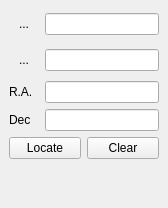
<?xml version="1.0" encoding="UTF-8"?>
<ui version="4.0">
 <class>IvFinderDockWidget</class>
 <widget class="QDockWidget" name="IvFinderDockWidget">
  <property name="geometry">
   <rect>
    <x>0</x>
    <y>0</y>
    <width>168</width>
    <height>208</height>
   </rect>
  </property>
  <property name="maximumSize">
   <size>
    <width>168</width>
    <height>524287</height>
   </size>
  </property>
  <property name="allowedAreas">
   <set>Qt::LeftDockWidgetArea|Qt::RightDockWidgetArea</set>
  </property>
  <property name="windowTitle">
   <string>Locate target</string>
  </property>
  <widget class="QWidget" name="dockWidgetContents">
   <layout class="QGridLayout" name="gridLayout">
    <item row="1" column="1" colspan="3">
     <widget class="QLineEdit" name="targetNameNonsiderealLineEdit">
      <property name="statusTip">
       <string>Official MPC name of a nonsidereal target</string>
      </property>
     </widget>
    </item>
    <item row="3" column="1" colspan="3">
     <widget class="QLineEdit" name="targetDeltaLineEdit">
      <property name="statusTip">
       <string>Target declination  (decimal or sexagesimal)</string>
      </property>
     </widget>
    </item>
    <item row="2" column="1" colspan="3">
     <widget class="QLineEdit" name="targetAlphaLineEdit">
      <property name="statusTip">
       <string>Target right ascension (decimal or sexagesimal)</string>
      </property>
     </widget>
    </item>
    <item row="1" column="0">
     <widget class="QToolButton" name="MPCresolverToolButton">
      <property name="minimumSize">
       <size>
        <width>30</width>
        <height>30</height>
       </size>
      </property>
      <property name="maximumSize">
       <size>
        <width>30</width>
        <height>30</height>
       </size>
      </property>
      <property name="focusPolicy">
       <enum>Qt::ClickFocus</enum>
      </property>
      <property name="statusTip">
       <string>Nonsidereal target: Lookup the coordinates for the DATE-OBS in this image</string>
      </property>
      <property name="autoFillBackground">
       <bool>true</bool>
      </property>
      <property name="text">
       <string>...</string>
      </property>
      <property name="icon">
       <iconset>
        <normaloff>../../dockwidgets/icons/magnifyer.png</normaloff>../../dockwidgets/icons/magnifyer.png</iconset>
      </property>
      <property name="iconSize">
       <size>
        <width>49</width>
        <height>49</height>
       </size>
      </property>
      <property name="checkable">
       <bool>false</bool>
      </property>
      <property name="autoExclusive">
       <bool>true</bool>
      </property>
      <property name="autoRaise">
       <bool>true</bool>
      </property>
     </widget>
    </item>
    <item row="3" column="0">
     <widget class="QLabel" name="label_2">
      <property name="text">
       <string>Dec</string>
      </property>
     </widget>
    </item>
    <item row="0" column="0">
     <widget class="QToolButton" name="targetresolverToolButton">
      <property name="minimumSize">
       <size>
        <width>30</width>
        <height>30</height>
       </size>
      </property>
      <property name="maximumSize">
       <size>
        <width>30</width>
        <height>30</height>
       </size>
      </property>
      <property name="focusPolicy">
       <enum>Qt::ClickFocus</enum>
      </property>
      <property name="statusTip">
       <string>Sidereal target: Lookup the coordinates</string>
      </property>
      <property name="autoFillBackground">
       <bool>true</bool>
      </property>
      <property name="text">
       <string>...</string>
      </property>
      <property name="icon">
       <iconset>
        <normaloff>../../dockwidgets/icons/magnifyer.png</normaloff>../../dockwidgets/icons/magnifyer.png</iconset>
      </property>
      <property name="iconSize">
       <size>
        <width>49</width>
        <height>49</height>
       </size>
      </property>
      <property name="checkable">
       <bool>false</bool>
      </property>
      <property name="autoExclusive">
       <bool>true</bool>
      </property>
      <property name="autoRaise">
       <bool>true</bool>
      </property>
     </widget>
    </item>
    <item row="0" column="1" colspan="3">
     <widget class="QLineEdit" name="targetNameSiderealLineEdit">
      <property name="statusTip">
       <string>Name of a sidereal target</string>
      </property>
     </widget>
    </item>
    <item row="4" column="0" colspan="4">
     <layout class="QHBoxLayout" name="horizontalLayout">
      <item>
       <widget class="QPushButton" name="locatePushButton">
        <property name="statusTip">
         <string>Shows manually entered coordinates. The target resolver buttons do this automatically.</string>
        </property>
        <property name="text">
         <string>Locate</string>
        </property>
       </widget>
      </item>
      <item>
       <widget class="QPushButton" name="clearPushButton">
        <property name="statusTip">
         <string>Clears all input fields and removes the target marker</string>
        </property>
        <property name="text">
         <string>Clear</string>
        </property>
       </widget>
      </item>
     </layout>
    </item>
    <item row="2" column="0">
     <widget class="QLabel" name="label">
      <property name="text">
       <string>R.A.</string>
      </property>
     </widget>
    </item>
    <item row="5" column="2">
     <spacer name="verticalSpacer">
      <property name="orientation">
       <enum>Qt::Vertical</enum>
      </property>
      <property name="sizeHint" stdset="0">
       <size>
        <width>20</width>
        <height>40</height>
       </size>
      </property>
     </spacer>
    </item>
   </layout>
  </widget>
 </widget>
 <resources/>
 <connections/>
</ui>
